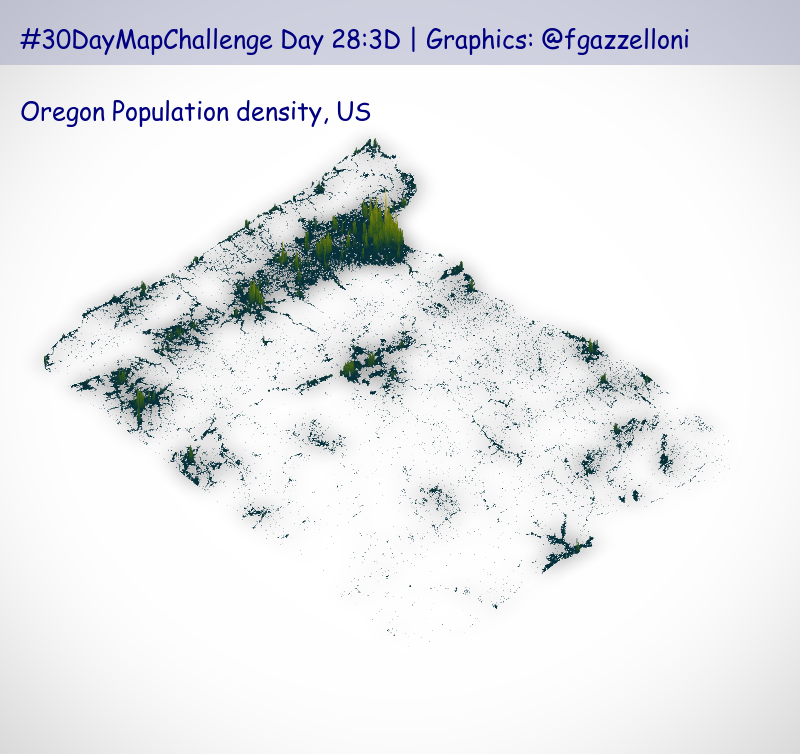

Generate this figure with R:


library(tidyverse)
library(sf)
library(tigris)
library(rayshader)
library(PrettyCols)
library(stars)

# inspiration:
# https://github.com/Pecners/30DayMapChallenge/blob/main/R/day_21_kontur/colorado.R

# url <- "https://geodata-eu-central-1-kontur-public.s3.amazonaws.com/kontur_datasets/kontur_population_US_20220630.gpkg.gz"
# downloader::download(url, dest="data/kontour_pop_cr.zip", mode="wb") 

data <- st_read("data/kontur_population_US_20220630.gpkg")
# save(data,file="data/data.RData")

s <- tigris::states() |> 
  st_transform(crs = st_crs(data))
# save(s,file="data/s.RData")

s%>%count(NAME)

or <- s |> 
  filter(NAME == "Oregon")


or_d <- st_intersection(data, or)
# save(or_d,file="data/or_d.RData")
load("data/or_d.RData")

bb <- st_bbox(or_d)
yind <- st_distance(st_point(c(bb[["xmin"]], bb[["ymin"]])), 
                    st_point(c(bb[["xmin"]], bb[["ymax"]])))
xind <- st_distance(st_point(c(bb[["xmin"]], bb[["ymin"]])), 
                    st_point(c(bb[["xmax"]], bb[["ymin"]])))

xind / yind

size <- 2500
rast <- st_rasterize(or_d |> 
                       select(population, geom),
                     nx = floor(size * (xind/yind)), ny = size)
# save(rast,file="data/rast.RData")
load("data/rast.RData")

mat <- matrix(rast$population, 
              nrow = floor(size * (xind/yind)), 
              ncol = size)

pal <- "pink_greens"

c1 <- prettycols("TangerineBlues")
colors <- c(c1[c(6:8, 2:4)])
# swatchplot(colors)

scico::scico_palette_show()
colors <- scico::scico(6,palette="bamako")

texture <- grDevices::colorRampPalette(colors, bias = 2)(256)
# swatchplot(texture)

rgl::rgl.close()

mat |> 
  height_shade(texture = texture) |> 
  plot_3d(heightmap = mat, 
          solid = FALSE,
          soliddepth = 0,
          z = 20,
          shadowdepth = 0,
          windowsize = c(800,800), 
          phi = 90, 
          zoom = 1, 
          theta = 0, 
          background = "white") 

rayshader::render_camera(phi = 50, 
                         zoom = .85, 
                         theta = 45)
render_snapshot(title_text = "#30DayMapChallenge Day 28:3D | Graphics: @fgazzelloni\n\nOregon Population density, US",
                title_color = "navy",
                title_font = "Comic Sans",
                title_size = 25,
                title_bar_alpha = 0.5,
                title_bar_color = "#a5a7c4",
                vignette = 0.2,
                filename = "day28_3D2.png")
